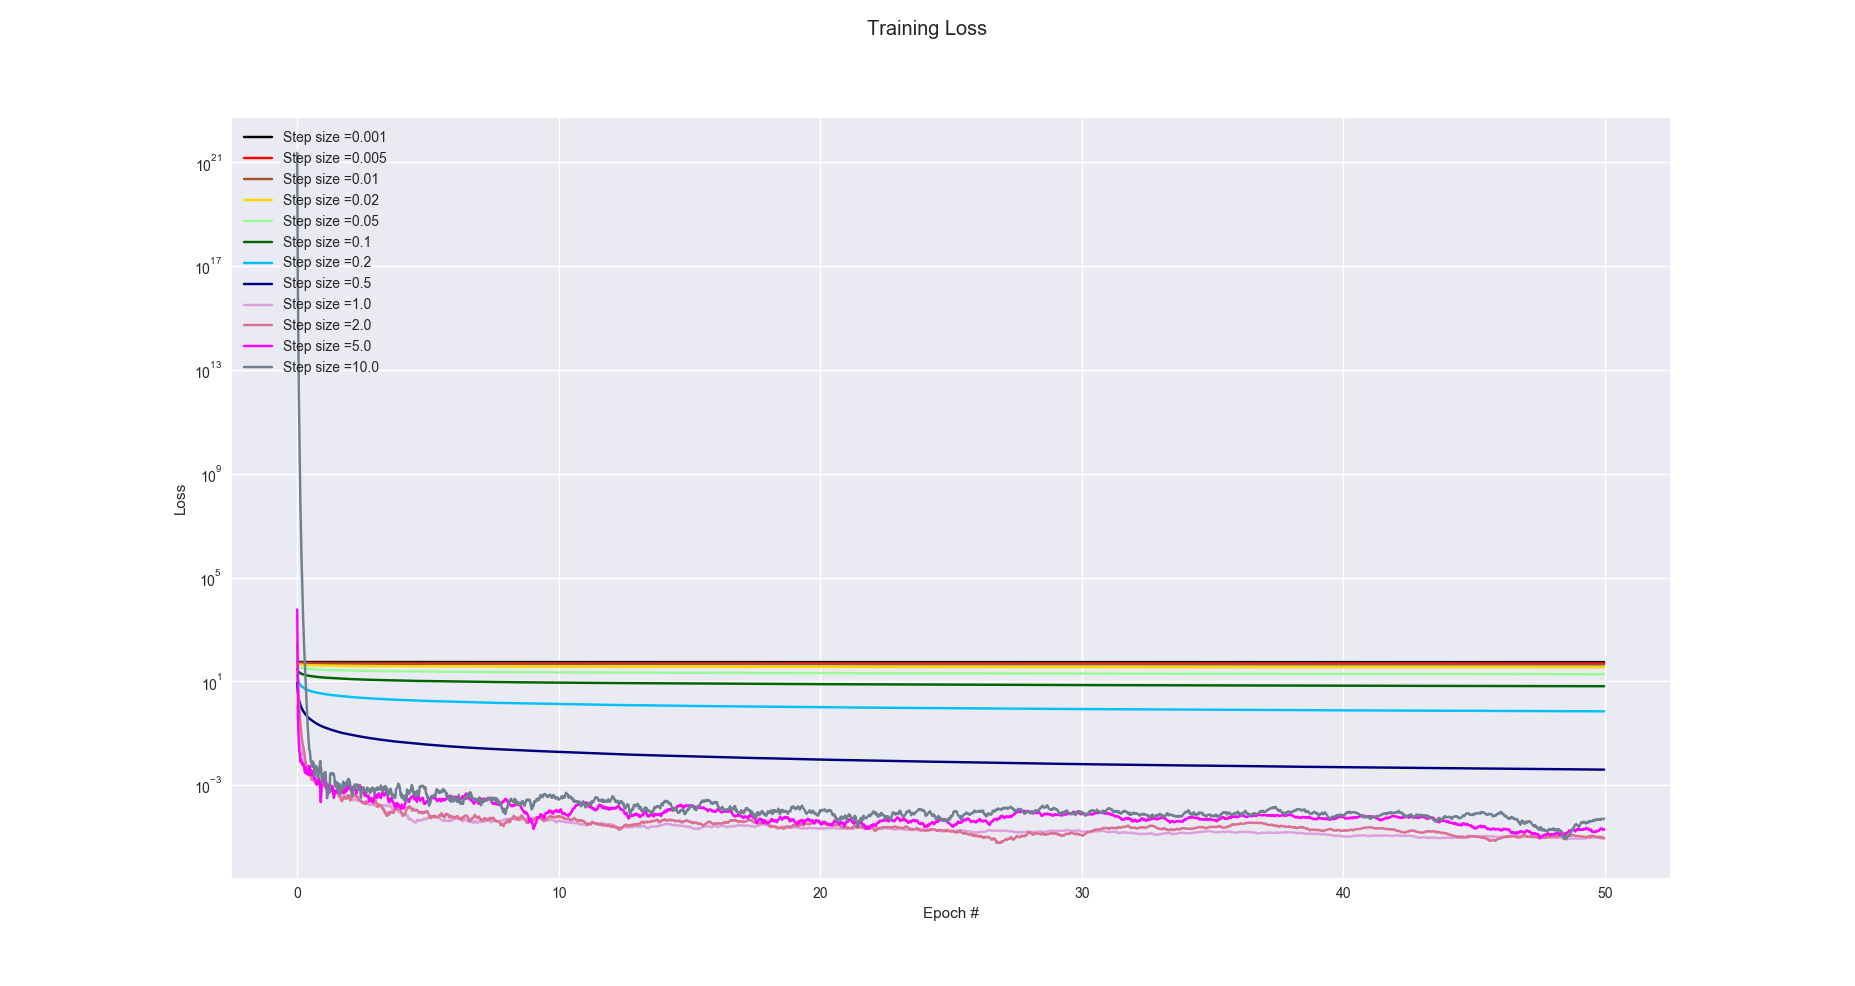

Write the Python code that produced this figure.
import matplotlib.pyplot as plt
import numpy as np
import argparse
import math
import seaborn as sns

N=5000
p=10

def next_batch(X, y, batchSize):
	new_order = np.random.permutation(N)
	X=X[new_order]
	y=y[new_order]
	# loop over our dataset `X` in mini-batches of size `batchSize`
	for i in np.arange(0, X.shape[0], batchSize):
		# yield a tuple of the current batched data and labels
		yield (X[int(i):int(i) + int(batchSize)], y[int(i):int(i) + int(batchSize)])

def error(A,b,w):
	preds=A.dot(w)
	errors=preds-b
	return errors

def loss(A,b,w):
	errors=error(A,b,w)
	return (0.5*np.sum(errors**2))

#argument parser
ap = argparse.ArgumentParser()
ap.add_argument("-e", "--epochs", type=float, default=50,
	help="# of epochs")
ap.add_argument("-a", "--alpha", type=float, default=0.01,
	help="learning rate")
ap.add_argument("-b", "--batch_size", type=int, default=1,
	help="size of SGD mini-batches")
args = vars(ap.parse_args())

epochs=args["epochs"]
alpha=args["alpha"]

batch_size=args["batch_size"]

#data generation
W_nat=np.zeros(p)
for i in range(p):
	W_nat[i]=10*np.exp(-0.75*i)
X=np.random.multivariate_normal(np.zeros(p),np.identity(p),N)
SNR=2.0
cov=(1/SNR)
y=np.random.multivariate_normal(X.dot(W_nat),cov*np.identity(N),1)
y=y[0]
print("Samples have been generated\n")
alpha/=batch_size

#computing best w for the data and getting its loss
w_MLE=(np.linalg.inv(np.matmul(X.T,X)).dot(X.T.dot(y)))
loss_MLE=loss(X,y,w_MLE)


#SGD final iterate
sns.set
fig = plt.figure()

fig.suptitle("Training Loss")
plt.xlabel("Epoch #")
plt.ylabel("Loss")

step=[0.001,0.005,0.01,0.02,0.05,0.1,0.2,0.5,1.0,2.0,5.0,10.0]
cmap = ['black','red','sienna','gold','palegreen','darkgreen','deepskyblue','navy','plum','palevioletred','magenta','slategray']
stepOpt=0
lossOpt=1000000
W_SGDAvgInit=np.random.uniform(size=(X.shape[1],))
for gamma in step:
	lossHistorySGDAvg=[]
	n=0
	W_SGDAvg = W_SGDAvgInit
	epochLoss = [] 
	for epoch in np.arange(0, N*epochs):
		# initialize the total loss for the epoch
		
		
		i=np.random.randint(N)
				
		n+=1
		preds = X[i].dot(W_SGDAvg)
		error = preds - y[i]
		loss = 0.5*error*error
		
		gradient = X[i]*(error)
		W2=W_SGDAvg-(gamma*gradient)
		W_SGDAvg=(W2+(W_SGDAvg*n))/(n+1)
		if n%100==0 :
			preds = X.dot(W_SGDAvg)
			error = preds - y
			loss = 0.5*np.sum(error ** 2)
			
			epochLoss.append(loss)
			lossHistorySGDAvg.append(loss)
			if loss<lossOpt :
				stepOpt=gamma
				lossOpt=loss
		if n%5000==0:
			print("[INFO] SGD average epoch #{}, average loss={} alpha={}".format(n/5000, np.average(epochLoss)/N,gamma))
			epochLoss=[]
		# lossHistorySGD.append(np.average(epochLoss)/batch_size)
		
	plt.semilogy(np.linspace(0,epochs,len(lossHistorySGDAvg),endpoint=False) , (np.array(lossHistorySGDAvg)-loss_MLE)/N,'b',label="Step size ={}".format(gamma),color=cmap[step.index(gamma)])
plt.legend(loc='upper left')
plt.show()
plt.clf()
	
print("Optimal step size={}".format(stepOpt))
